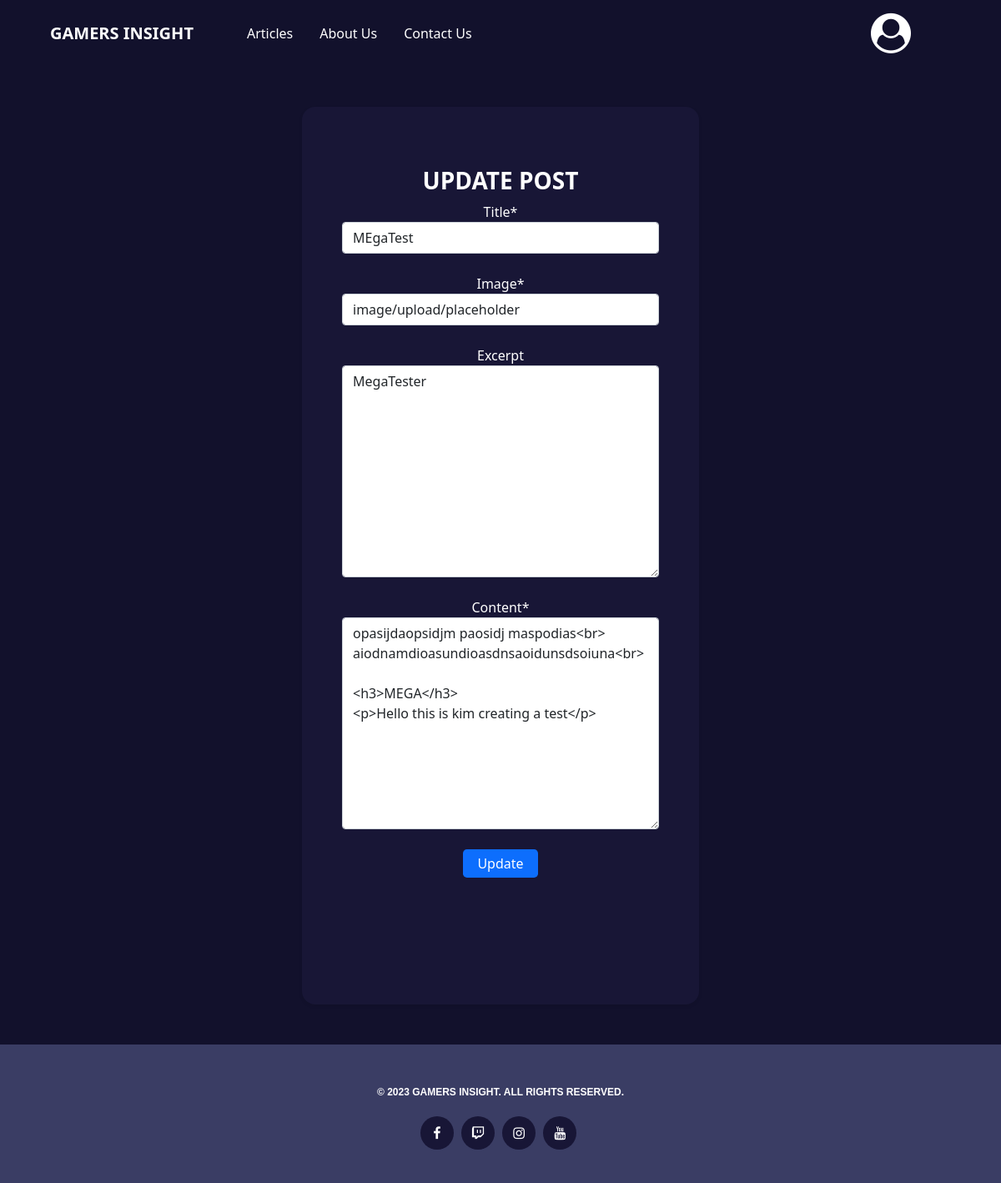
The app's page /post_update/megatest (signed in), older data.
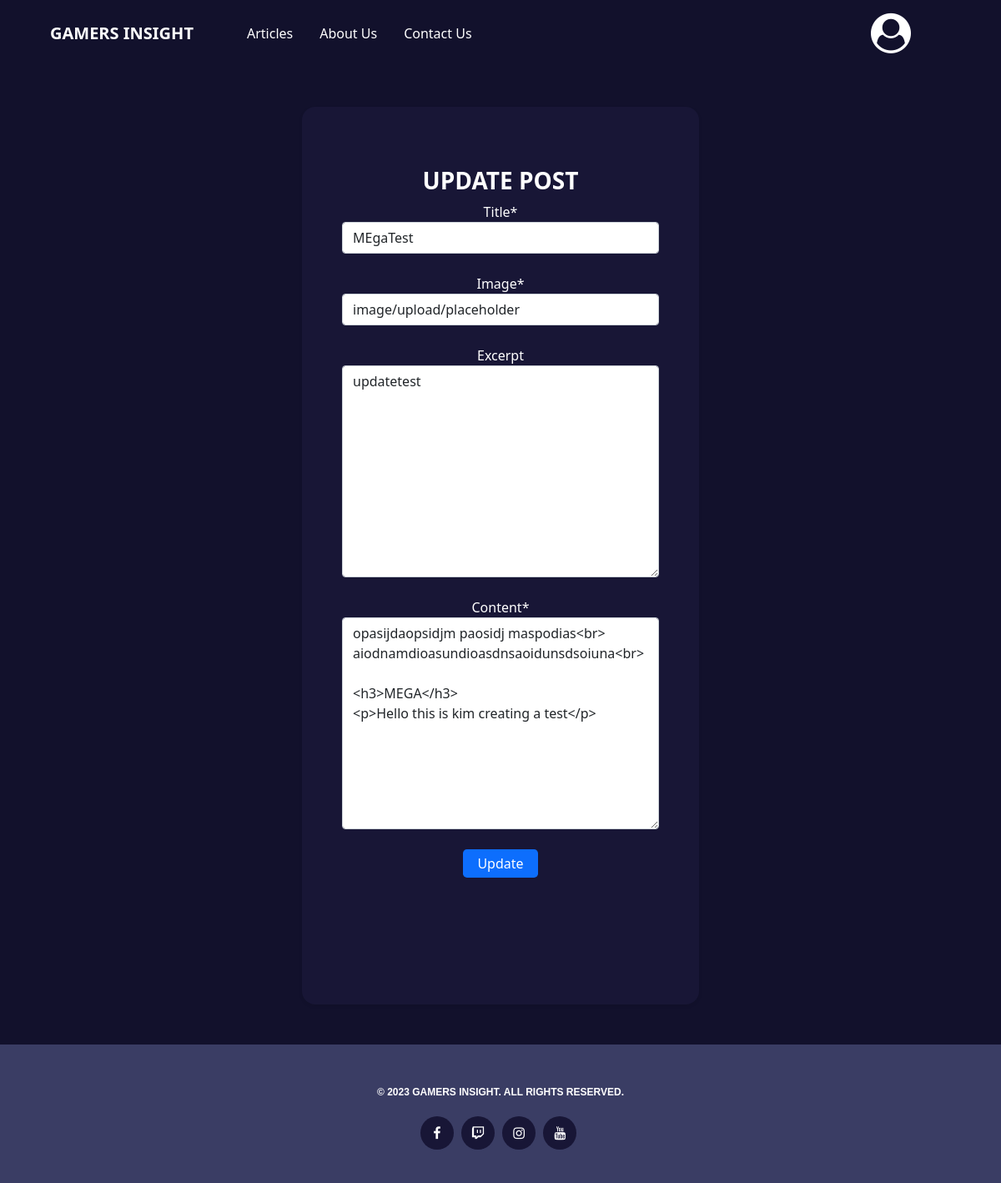
The same page, newer data.
### blog/models.py (models this page shows, shortened)
class Post(models.Model):
    content = models.TextField()
    excerpt = models.TextField(blank=True)
    updated_on = models.DateTimeField(auto_now=True)
    created_on = models.DateTimeField(auto_now_add=True)
    slug = models.SlugField(max_length=200, unique=True)
    title = models.CharField(max_length=200, unique=True)
    status = models.IntegerField(choices=STATUS, default=1)
    featured_image = CloudinaryField('image', default='placeholder')
    likes = models.ManyToManyField(User, related_name='blog_likes', blank=True)
    author = models.ForeignKey(User, on_delete=models.CASCADE, related_name="blog_posts")
    category = models.CharField(max_length=200, default='Unspecified')
    class Meta:
        ordering = ['-created_on']

### blog/views.py (the view)
# urls.py: path('post_update/<slug:slug>', views.PostUpdateView.as_view(), name='post_update'),
class PostUpdateView(UpdateView):
    model = Post
    template_name = 'post_update.html'
    fields = ['title', 'featured_image', 'excerpt', 'content']

### templates/post_update.html (shortened to what this page needs)
{% extends 'base.html' %}
{% load crispy_forms_tags %}
{% block content %}
{% if user.is_authenticated %}
<section>
    <div class="container py-5 h-100">
        <div class="row d-flex justify-content-center align-items-center h-100">
            <div class="col-8 col-md-8 col-lg-8 mx-auto" style="max-width: 500px;">
                <div class="card bg-clr-dom-light text-white shadow-sm" style="border-radius: 1rem;">
                    <div class="card-body p-5 text-center">
                        <div class="mb-md-2 mt-md-4 pb-5">
                            <h3 class="fw-bold mb-2 text-uppercase">Update Post</h3>
                            <form method="post" enctype="multipart/form-data">
                                <div class="form-row mb-4">
                                    {{ form.title|as_crispy_field }}
                                </div>
                                <div class="form-row mb-4">
                                    {{ form.featured_image|as_crispy_field }}
                                </div>
                                <div class="form-row mb-4">
                                    {{ form.excerpt|as_crispy_field }}
                                </div>
                                <div class="form-row mb-4">
                                    {{ form.content|as_crispy_field }}
                                </div>
                                <button class="btn btn-signup right px-3 py-1 rounded-3 bg-primary mb-5">Update</button>
                            </form>
                        </div>
                    </div>
                </div>
            </div>
        </div>
</section>
{% endif %}
{% endblock %}

### templates/base.html (shortened to what this page needs)
{% load static %}
<!DOCTYPE html>
<html class="h-100">
<head>
    <link rel="stylesheet" href="https://cdnjs.cloudflare.com/ajax/libs/font-awesome/5.15.3/css/all.min.css">
    <link rel="stylesheet" href="https://cdnjs.cloudflare.com/ajax/libs/font-awesome/4.7.0/css/font-awesome.min.css">
    <link rel="stylesheet" href="{% static 'css/style.css' %}">
    <link href="https://cdn.jsdelivr.net/npm/bootstrap@5.0.1/dist/css/bootstrap.min.css" rel="stylesheet"
>
    <link rel="stylesheet" href="{% static 'css/style.css' %}">
</head>
<body class="d-flex flex-column h-100 vh-100 bg-clr-dom">
    <nav class="navbar navbar-expand-lg navbar-light">
        <div class="container-fluid">
            {% if user.is_authenticated %}
            <a class="navbar-brand text-white mx-5 fw-bolder" href="{% url 'index' %}">GAMERS INSIGHT</a>
            <div class="collapse navbar-collapse" id="navbarText">
                <ul class="navbar-nav me-auto mb-2 mb-lg-0">
                    <li class="nav-item mx-2">
                        <a class="nav-link text-white active" aria-current="page" href="{% url 'index' %}">Articles</a>
                    </li>
                            {% endif %}
                            {% if user.is_authenticated %}
                            <li class="nav-item mx-2">
                                <a class="nav-link text-white" href="{% url 'about' %}">About Us</a>
                            </li>
                            <li class="nav-item mx-2">
                                <a class="nav-link text-white" href="{% url 'contactus' %}">Contact Us</a>
                            </li>
                            {% else %}
                            <li class="nav-item mx-2">
                                <a class="nav-link text-white" href="{% url 'about' %}">About Us</a>
                            </li>
                            {% endif %}
                        </ul>
                        {% if user.is_authenticated %}
                        <span class="navbar-text text-muted d-flex justify-content-center align-item-center gap-3 mx-5">
                            <div class="dropdown mx-5">
                                <a class="dropdown-toggle" href="#" role="button" id="navbarDropdownMenuAvatar"
                                    data-bs-toggle="dropdown" aria-expanded="false">
                                    <i class="fa fa-user-circle fa-3x rounded-circle text-white" aria-hidden="true"></i>
                                </a>
                            </div>
                        </span>
                        {% endif %}
                    </div>
            </div>
    </nav>
    <main class="flex-shrink-0">
        {% block content %}
        {% endblock content %}
    </main>
    <footer class="footer bg-clr-second mt-auto">
        <div class="container">
            <div class="row text-center">
                <div class="col-lg-12 col-sm-12 col-xs-12">
                    <div class="footer_copyright mt-5">
                        <p>© 2023 GAMERS INSIGHT. All Rights Reserved.</p>
                    </div>
                    <div class="footer_profile">
                        <ul>
                            <li><a href="#"><i class="fa fa-facebook"></i></a></li>
                            <li><a href="#"><i class="fa fa-twitch"></i></a></li>
                            <li><a href="#"><i class="fa fa-instagram"></i></a></li>
                            <li><a href="#"><i class="fa fa-youtube"></i></a></li>
                        </ul>
                    </div>
                </div>
            </div>
        </div>
    </footer>
</body>
</html>

### static/css/style.css (style rules this page uses)
* { text-decoration: none !important; }
.bg-clr-second { background-color: #3a3d64 !important; }
.bg-clr-dom { background-color: #12112c !important; }
.bg-clr-dom-light { background-color: #181636 !important; }
body { background-blend-mode: multiply; background-position: center; background-size: cover; background-repeat: no-repeat; }
.card { border: none; background-color: transparent; }
.btn-signup { background-color: #23BBBB; color: #fff; }
.dropdown-toggle::after { display: none; }
.footer_profile { margin-bottom:40px; }
.footer_profile ul { list-style: outside none none; margin: 0; padding: 0 }
.footer_profile ul li { display: inline-block; }
.footer_profile ul li a { background-color:#181636; width: 40px; height: 40px; display: block; text-align: center; margin-right: 5px; border-radius: 50%; line-height: 40px; box-sizing: border-box; text-decoration: none; -webkit-transition: .3s; transition: .3s; color: #fff; }
.footer_copyright { margin-bottom: 20px; text-transform: uppercase; font-size: 12px; font-family: 'Montserrat', sans-serif; font-weight: 600; color: #fff; }

Row changes from the older to the newer data that the page shows:
changed Post "MEgaTest": excerpt "MegaTester" → "updatetest"
